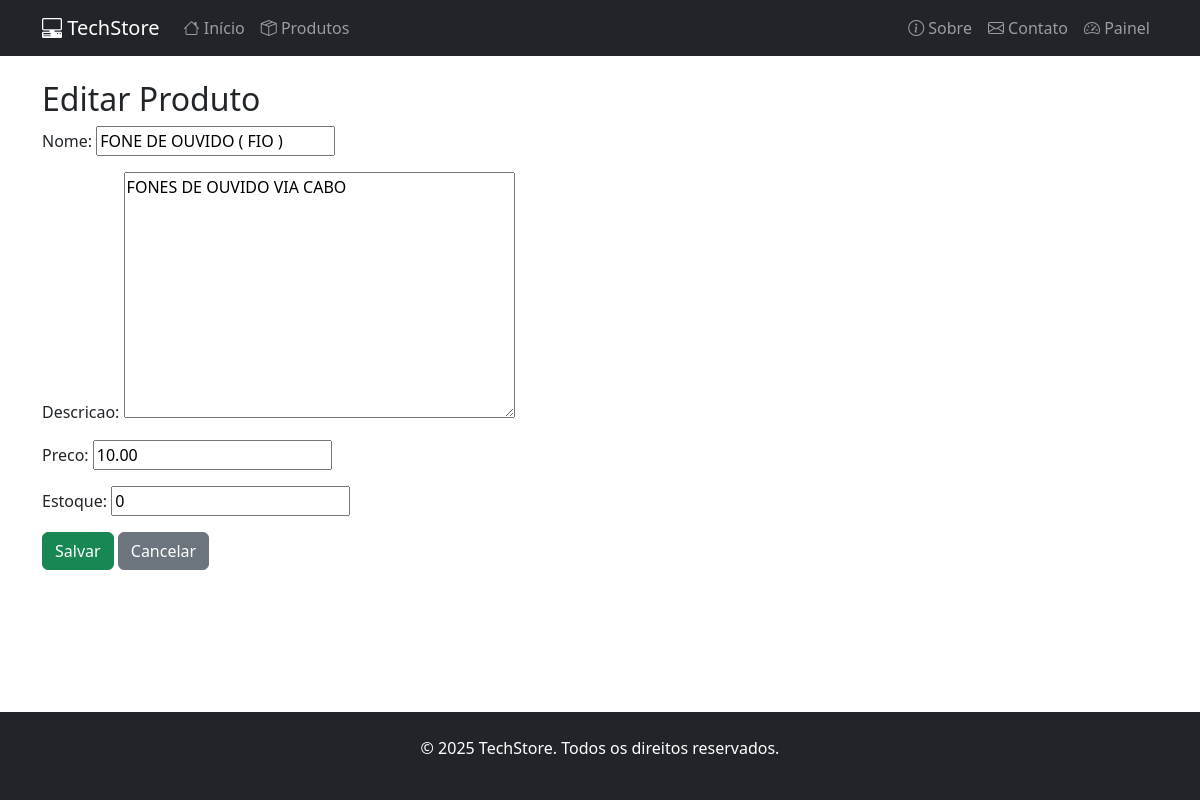
/produtos/editar/3/ (signed in), run on the app's committed database.
### portal/models.py (models this page shows, shortened)
class Produto(models.Model):
    nome = models.CharField(max_length=200)
    descricao = models.TextField()
    preco = models.DecimalField(max_digits=10, decimal_places=2)
    quantidade_estoque = models.PositiveIntegerField(default=0)
    data_cadastro = models.DateTimeField(auto_now_add=True)
    vendas = models.PositiveIntegerField(default=0)

### portal/views.py (the view)
# urls.py: path('produtos/editar/<int:produto_id>/', editar_produto, name='editar_produto'),
@login_required
def editar_produto(request, produto_id):
    produto = get_object_or_404(Produto, id=produto_id)
    if request.method == "POST":
        form = ProdutoForm(request.POST, instance=produto)
        if form.is_valid():
            form.save()
            return redirect('listar_produtos')
    else:
        form = ProdutoForm(instance=produto)
    return render(request, 'portal/editar_produto.html', {'form': form, 'produto': produto})

### portal/forms.py (shortened to what this page needs)
class ProdutoForm(forms.ModelForm):
    class Meta:
        model = Produto
        fields = ['nome', 'descricao', 'preco', 'quantidade_estoque']
        labels = {
            'quantidade_estoque': 'Estoque'
        }

### portal/template/portal/editar_produto.html (shortened to what this page needs)
{% extends 'portal/base.html' %}
{% block content %}
<h2>Editar Produto</h2>
<form method="post">
    {{ form.as_p }}
    <button type="submit" class="btn btn-success">Salvar</button>
    <a href="{% url 'listar_produtos' %}" class="btn btn-secondary">Cancelar</a>
</form>
{% endblock %}

### portal/template/portal/base.html (style rules this page uses)
html, body { height: 100%; display: flex; flex-direction: column; }

### data on the page
Produto: nome "FONE DE OUVIDO ( FIO )", descricao "FONES DE OUVIDO VIA CABO", preco "10.00", quantidade_estoque "0"
